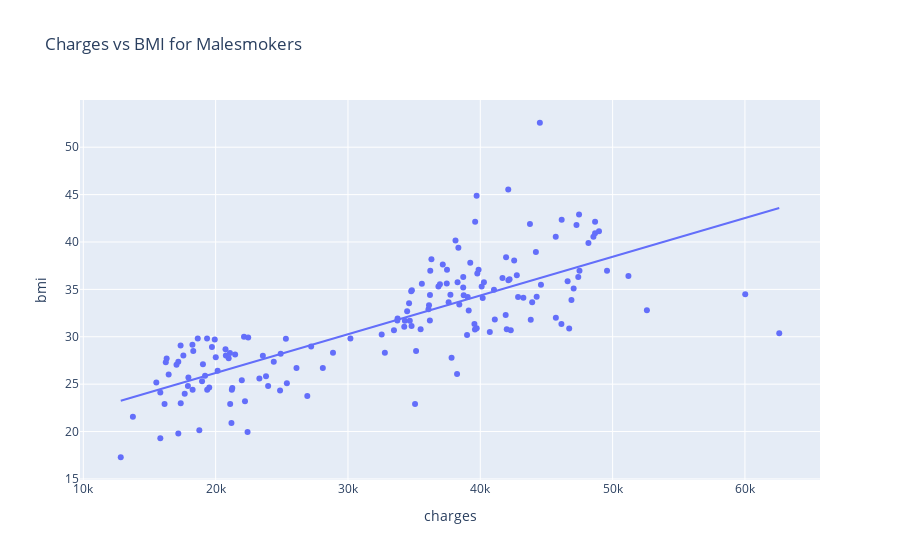
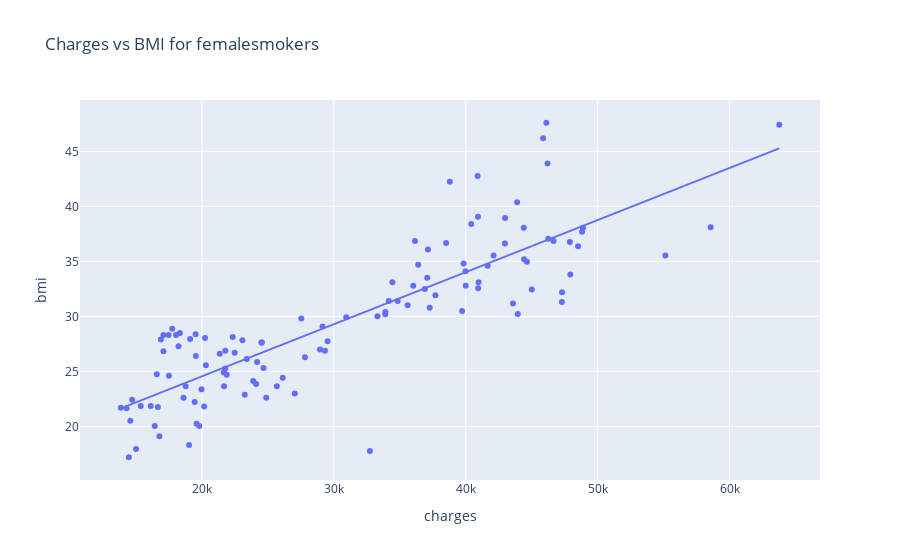
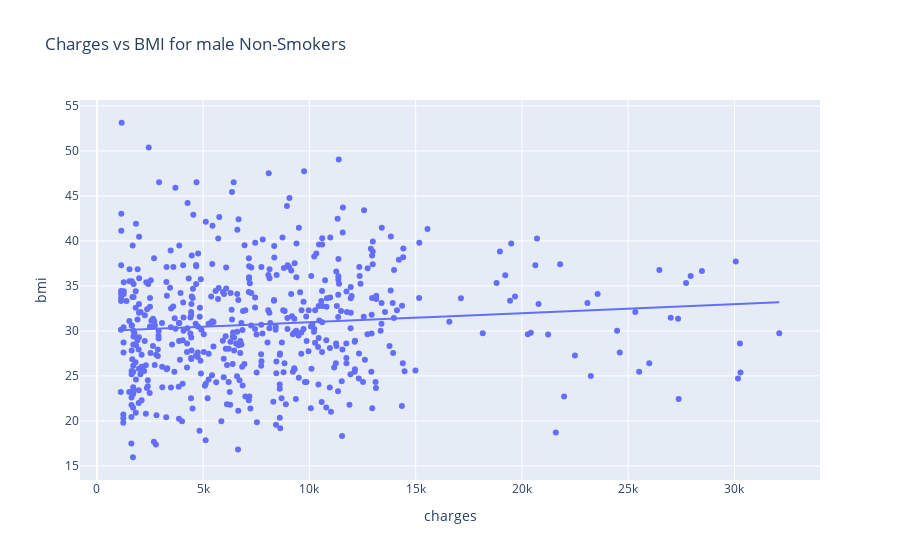
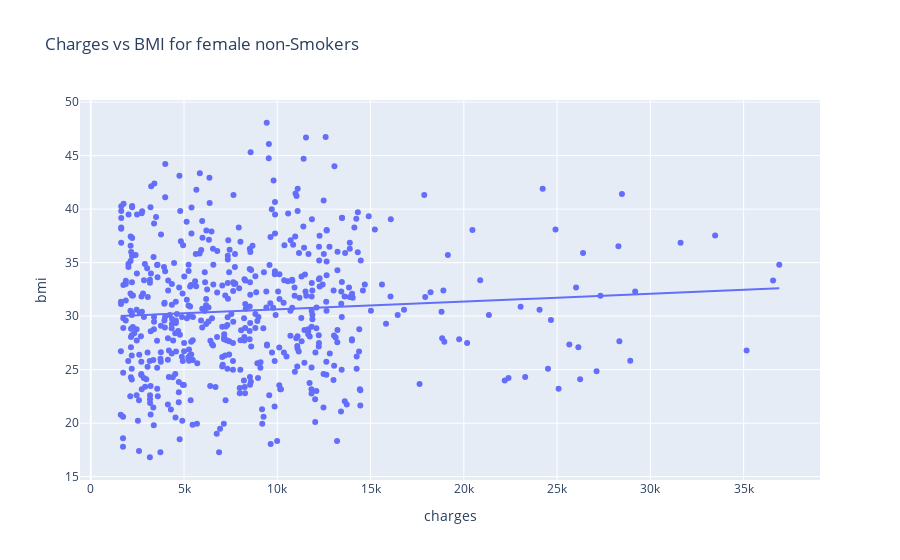

These figures' notebook cell, in order:
### Markdown cell above
In the main notebook 'data_vizualization' the average charge was found to be substantially higher for smokers than non smokers an slightly higher for males than females.However, there are more male smokers than female smokers which may also partly explain the slightly higher average charge for males than females so it seems reasonable to investigate the correlations for the 4 subgroups combining smoker status and sex as below.

In the main notebook 'data_vizualization', the correlation between bmi and charges for the whole sample was found to be 0.806 for smokers and 0.198 for non-smokers. Below the correlation between charges with age and with BMI for male smokers, female smokers, male non smokers and female non-smokers is tested to see if the correlations in any of these sub groups is stronger than simply grouping by smoker status as in the main notebook 'data_vizualization'

### Code cell
# Check correlation between BMI and charges for male smokers
malesmoker_true = insurance[(insurance['sex'] == 'male') & (insurance['smoker'] == True)]
correlation = malesmoker_true['bmi'].corr(malesmoker_true['charges'])
print(f"Correlation between BMI and charges for malesmokers: {correlation:.3f}")

# Visualize the relationship for male smokers
fig = px.scatter(malesmoker_true, x='charges', y='bmi', trendline='ols',
                 title='Charges vs BMI for Malesmokers',
                 hover_data=['age', 'sex', 'region'])
fig.show()

# Check correlation between BMI and charges for female smokers
femalesmoker_true = insurance[(insurance['sex'] == 'female') & (insurance['smoker'] == True)]
correlation = femalesmoker_true['bmi'].corr(femalesmoker_true['charges'])
print(f"\n Correlation between BMI and charges for femalesmokers: {correlation:.3f}")

# Visualize the relationship for female smokers
fig = px.scatter(femalesmoker_true, x='charges', y='bmi', trendline='ols',
                 title='Charges vs BMI for femalesmokers',
                 hover_data=['age', 'sex', 'region'])
fig.show()

# Check correlation between BMI and charges for male non-smokers
malesmoker_false = insurance[(insurance['sex'] == 'male') & (insurance['smoker'] == False)]
correlation = malesmoker_false['bmi'].corr(malesmoker_false['charges'])
print(f"\n Correlation between BMI and charges for male non-smokers: {correlation:.3f}")

# Visualize the relationship for male non-smokers
fig = px.scatter(malesmoker_false, x='charges', y='bmi', trendline='ols',
                 title='Charges vs BMI for male Non-Smokers',
                 hover_data=['age', 'sex', 'region'])
fig.show()

# Check correlation between BMI and charges for female non-smokers
femalesmoker_false = insurance[(insurance['sex'] == 'female') & (insurance['smoker'] == False)]
correlation = femalesmoker_false['bmi'].corr(femalesmoker_false['charges'])
print(f"\n Correlation between BMI and charges for female non-smokers: {correlation:.3f}")

# Visualize the relationship for female non-smokers
fig = px.scatter(femalesmoker_false, x='charges', y='bmi', trendline='ols',
                 title='Charges vs BMI for female non-Smokers',
                 hover_data=['age', 'sex', 'region'])
fig.show()

### Figure 1 — Plotly figure (JSON) as saved in the notebook; plotly's stock layout.template omitted (floating-point values rounded to 4 significant figures; data arrays with more than 128 entries replaced by an {"elided": "..."} marker saying what was removed)
{"data": [{"customdata": {"elided": "159x3 mixed values"}, "hovertemplate": "charges=%{x}<br>bmi=%{y}<br>age=%{customdata[0]}<br>sex=%{customdata[1]}<br>region=%{customdata[2]}<extra></extra>", "legendgroup": "", "marker": {"color": "#636efa", "symbol": "circle"}, "mode": "markers", "name": "", "orientation": "v", "showlegend": false, "type": "scatter", "x": {"elided": "159 float values"}, "xaxis": "x", "y": {"elided": "159 float values"}, "yaxis": "y"}, {"hovertemplate": "<b>OLS trendline</b><br>bmi = 0.000408762 * charges + 17.9979<br>R<sup>2</sup>=0.591908<br><br>charges=%{x}<br>bmi=%{y} <b>(trend)</b><extra></extra>", "legendgroup": "", "marker": {"color": "#636efa", "symbol": "circle"}, "mode": "lines", "name": "", "showlegend": false, "type": "scatter", "x": {"elided": "159 float values"}, "xaxis": "x", "y": {"elided": "159 float values"}, "yaxis": "y"}], "layout": {"legend": {"tracegroupgap": 0}, "title": {"text": "Charges vs BMI for Malesmokers"}, "xaxis": {"anchor": "y", "domain": [0, 1], "title": {"text": "charges"}}, "yaxis": {"anchor": "x", "domain": [0, 1], "title": {"text": "bmi"}}}}

### Figure 2 — Plotly figure (JSON) as saved in the notebook; plotly's stock layout.template omitted (floating-point values rounded to 4 significant figures; data arrays with more than 128 entries replaced by an {"elided": "..."} marker saying what was removed)
{"data": [{"customdata": {"elided": "115x3 mixed values"}, "hovertemplate": "charges=%{x}<br>bmi=%{y}<br>age=%{customdata[0]}<br>sex=%{customdata[1]}<br>region=%{customdata[2]}<extra></extra>", "legendgroup": "", "marker": {"color": "#636efa", "symbol": "circle"}, "mode": "markers", "name": "", "orientation": "v", "showlegend": false, "type": "scatter", "x": [16880.0, 27810.0, 37700.0, 23240.0, 14710.0, 16580.0, 39840.0, 43580.0, 47290.0, 30940.0, 19110.0, 17080.0, 32730.0, 19960.0, 21350.0, 36150.0, 48820.0, 37130.0, 19440.0, 38510.0, 29520.0, 47310.0, 17090.0, 22330.0, 47900.0, 24870.0, 34840.0, 47930.0, 48520.0, 13840.0, 18030.0, 21660.0, 15010.0, 19590.0, 14460.0, 18610.0, 28950.0, 37080.0, 19520.0, 48890.0, 63770.0, 45860.0, 39980.0, 58570.0, 43940.0, 15360.0, 17470.0, 25680.0, 42970.0, 34440.0, 42980.0, 24670.0, 27040.0, 40000.0, 46200.0, 44400.0, 40930.0, 16660.0, 40420.0, 19540.0, 23070.0, 17750.0, 24520.0, 38790.0, 23400.0, 55140.0, 36020.0, 27530.0, 45010.0, 37270.0, 42110.0, 24110.0, 40970.0, 46110.0, 46260.0, 29330.0, 19800.0, 17500.0, 21770.0, 14570.0, 16420.0, 35600.0, 21680.0, 44420.0, 39730.0, 20230.0, 21880.0, 19020.0, 33910.0, 44640.0, 16780.0, 24180.0, 34170.0, 46660.0, 40900.0, 36900.0, 40940.0, 22480.0, 23890.0, 18330.0, 21770.0, 33310.0, 18220.0, 20300.0, 41660.0, 26130.0, 20170.0, 24540.0, 14280.0, 16120.0, 33900.0, 36400.0, 18770.0, 43900.0, 29140.0], "xaxis": "x", "y": [27.9, 26.29, 31.92, 22.88, 22.42, 24.75, 34.8, 31.16, 31.3, 29.92, 27.94, 28.3, 17.77, 23.37, 26.6, 36.85, 37.7, 36.08, 22.22, 36.67, 27.74, 32.2, 26.84, 28.12, 36.77, 22.61, 31.4, 33.8, 36.38, 21.7, 28.31, 24.89, 17.95, 20.23, 17.2, 22.6, 26.98, 33.5, 28.38, 38.06, 47.41, 46.2, 34.1, 38.09, 30.21, 21.85, 28.31, 23.66, 36.63, 33.11, 38.95, 25.3, 22.99, 32.77, 43.89, 38.06, 39.05, 21.75, 38.39, 26.4, 27.83, 28.88, 27.6, 42.24, 26.12, 35.53, 32.78, 29.81, 32.45, 30.78, 35.53, 23.84, 33.11, 47.6, 37.05, 26.89, 20.05, 24.6, 26.89, 20.52, 20.05, 31.02, 23.66, 35.2, 30.5, 28.02, 24.7, 18.3, 30.4, 34.96, 19.09, 25.85, 31.4, 36.86, 42.75, 32.49, 32.56, 26.7, 24.13, 28.49, 25.27, 30.02, 27.28, 25.55, 34.6, 24.42, 21.8, 27.64, 21.66, 21.85, 30.2, 34.7, 23.66, 40.37, 29.07], "yaxis": "y"}, {"hovertemplate": "<b>OLS trendline</b><br>bmi = 0.000473396 * charges + 15.085<br>R<sup>2</sup>=0.715563<br><br>charges=%{x}<br>bmi=%{y} <b>(trend)</b><extra></extra>", "legendgroup": "", "marker": {"color": "#636efa", "symbol": "circle"}, "mode": "lines", "name": "", "showlegend": false, "type": "scatter", "x": [13840.0, 14280.0, 14460.0, 14570.0, 14710.0, 15010.0, 15360.0, 16120.0, 16420.0, 16580.0, 16660.0, 16780.0, 16880.0, 17080.0, 17090.0, 17470.0, 17500.0, 17750.0, 18030.0, 18220.0, 18330.0, 18610.0, 18770.0, 19020.0, 19110.0, 19440.0, 19520.0, 19540.0, 19590.0, 19800.0, 19960.0, 20170.0, 20230.0, 20300.0, 21350.0, 21660.0, 21680.0, 21770.0, 21770.0, 21880.0, 22330.0, 22480.0, 23070.0, 23240.0, 23400.0, 23890.0, 24110.0, 24180.0, 24520.0, 24540.0, 24670.0, 24870.0, 25680.0, 26130.0, 27040.0, 27530.0, 27810.0, 28950.0, 29140.0, 29330.0, 29520.0, 30940.0, 32730.0, 33310.0, 33900.0, 33910.0, 34170.0, 34440.0, 34840.0, 35600.0, 36020.0, 36150.0, 36400.0, 36900.0, 37080.0, 37130.0, 37270.0, 37700.0, 38510.0, 38790.0, 39730.0, 39840.0, 39980.0, 40000.0, 40420.0, 40900.0, 40930.0, 40940.0, 40970.0, 41660.0, 42110.0, 42970.0, 42980.0, 43580.0, 43900.0, 43940.0, 44400.0, 44420.0, 44640.0, 45010.0, 45860.0, 46110.0, 46200.0, 46260.0, 46660.0, 47290.0, 47310.0, 47900.0, 47930.0, 48520.0, 48820.0, 48890.0, 55140.0, 58570.0, 63770.0], "xaxis": "x", "y": [21.64, 21.85, 21.93, 21.98, 22.05, 22.19, 22.36, 22.71, 22.86, 22.93, 22.97, 23.03, 23.08, 23.17, 23.17, 23.35, 23.37, 23.49, 23.62, 23.71, 23.76, 23.89, 23.97, 24.09, 24.13, 24.29, 24.33, 24.33, 24.36, 24.46, 24.54, 24.63, 24.66, 24.69, 25.19, 25.34, 25.35, 25.39, 25.39, 25.44, 25.66, 25.73, 26.0, 26.09, 26.16, 26.39, 26.5, 26.53, 26.69, 26.7, 26.76, 26.86, 27.24, 27.45, 27.88, 28.12, 28.25, 28.79, 28.88, 28.97, 29.06, 29.73, 30.58, 30.85, 31.13, 31.14, 31.26, 31.39, 31.58, 31.94, 32.14, 32.2, 32.32, 32.55, 32.64, 32.66, 32.73, 32.93, 33.32, 33.45, 33.89, 33.94, 34.01, 34.02, 34.22, 34.45, 34.46, 34.47, 34.48, 34.81, 35.02, 35.43, 35.43, 35.72, 35.87, 35.89, 36.1, 36.11, 36.22, 36.39, 36.8, 36.91, 36.96, 36.98, 37.17, 37.47, 37.48, 37.76, 37.77, 38.05, 38.2, 38.23, 41.19, 42.81, 45.27], "yaxis": "y"}], "layout": {"legend": {"tracegroupgap": 0}, "title": {"text": "Charges vs BMI for femalesmokers"}, "xaxis": {"anchor": "y", "domain": [0, 1], "title": {"text": "charges"}}, "yaxis": {"anchor": "x", "domain": [0, 1], "title": {"text": "bmi"}}}}

### Figure 3 — Plotly figure (JSON) as saved in the notebook; plotly's stock layout.template omitted (floating-point values rounded to 4 significant figures; data arrays with more than 128 entries replaced by an {"elided": "..."} marker saying what was removed)
{"data": [{"customdata": {"elided": "517x3 mixed values"}, "hovertemplate": "charges=%{x}<br>bmi=%{y}<br>age=%{customdata[0]}<br>sex=%{customdata[1]}<br>region=%{customdata[2]}<extra></extra>", "legendgroup": "", "marker": {"color": "#636efa", "symbol": "circle"}, "mode": "markers", "name": "", "orientation": "v", "showlegend": false, "type": "scatter", "x": {"elided": "517 float values"}, "xaxis": "x", "y": {"elided": "517 float values"}, "yaxis": "y"}, {"hovertemplate": "<b>OLS trendline</b><br>bmi = 0.000100523 * charges + 29.9576<br>R<sup>2</sup>=0.009198<br><br>charges=%{x}<br>bmi=%{y} <b>(trend)</b><extra></extra>", "legendgroup": "", "marker": {"color": "#636efa", "symbol": "circle"}, "mode": "lines", "name": "", "showlegend": false, "type": "scatter", "x": {"elided": "517 float values"}, "xaxis": "x", "y": {"elided": "517 float values"}, "yaxis": "y"}], "layout": {"legend": {"tracegroupgap": 0}, "title": {"text": "Charges vs BMI for male Non-Smokers"}, "xaxis": {"anchor": "y", "domain": [0, 1], "title": {"text": "charges"}}, "yaxis": {"anchor": "x", "domain": [0, 1], "title": {"text": "bmi"}}}}

### Figure 4 — Plotly figure (JSON) as saved in the notebook; plotly's stock layout.template omitted (floating-point values rounded to 4 significant figures; data arrays with more than 128 entries replaced by an {"elided": "..."} marker saying what was removed)
{"data": [{"customdata": {"elided": "547x3 mixed values"}, "hovertemplate": "charges=%{x}<br>bmi=%{y}<br>age=%{customdata[0]}<br>sex=%{customdata[1]}<br>region=%{customdata[2]}<extra></extra>", "legendgroup": "", "marker": {"color": "#636efa", "symbol": "circle"}, "mode": "markers", "name": "", "orientation": "v", "showlegend": false, "type": "scatter", "x": {"elided": "547 float values"}, "xaxis": "x", "y": {"elided": "547 float values"}, "yaxis": "y"}, {"hovertemplate": "<b>OLS trendline</b><br>bmi = 7.31226e-05 * charges + 29.8988<br>R<sup>2</sup>=0.005639<br><br>charges=%{x}<br>bmi=%{y} <b>(trend)</b><extra></extra>", "legendgroup": "", "marker": {"color": "#636efa", "symbol": "circle"}, "mode": "lines", "name": "", "showlegend": false, "type": "scatter", "x": {"elided": "547 float values"}, "xaxis": "x", "y": {"elided": "547 float values"}, "yaxis": "y"}], "layout": {"legend": {"tracegroupgap": 0}, "title": {"text": "Charges vs BMI for female non-Smokers"}, "xaxis": {"anchor": "y", "domain": [0, 1], "title": {"text": "charges"}}, "yaxis": {"anchor": "x", "domain": [0, 1], "title": {"text": "bmi"}}}}
